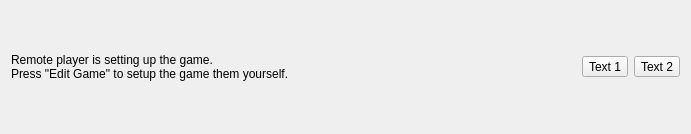
<?xml version="1.0" encoding="UTF-8"?>
<ui version="4.0">
 <class>DockedNotif</class>
 <widget class="QWidget" name="DockedNotif">
  <property name="geometry">
   <rect>
    <x>0</x>
    <y>0</y>
    <width>691</width>
    <height>134</height>
   </rect>
  </property>
  <property name="windowTitle">
   <string>Form</string>
  </property>
  <layout class="QHBoxLayout" name="horizontalLayout">
   <item>
    <widget class="QLabel" name="label">
     <property name="text">
      <string>Remote player is setting up the game.
Press &quot;Edit Game&quot; to setup the game them yourself.</string>
     </property>
    </widget>
   </item>
   <item>
    <widget class="QToolButton" name="toolButton">
     <property name="text">
      <string>Text 1</string>
     </property>
    </widget>
   </item>
   <item>
    <widget class="QToolButton" name="toolButton_2">
     <property name="text">
      <string>Text 2</string>
     </property>
    </widget>
   </item>
  </layout>
 </widget>
 <resources/>
 <connections/>
</ui>
